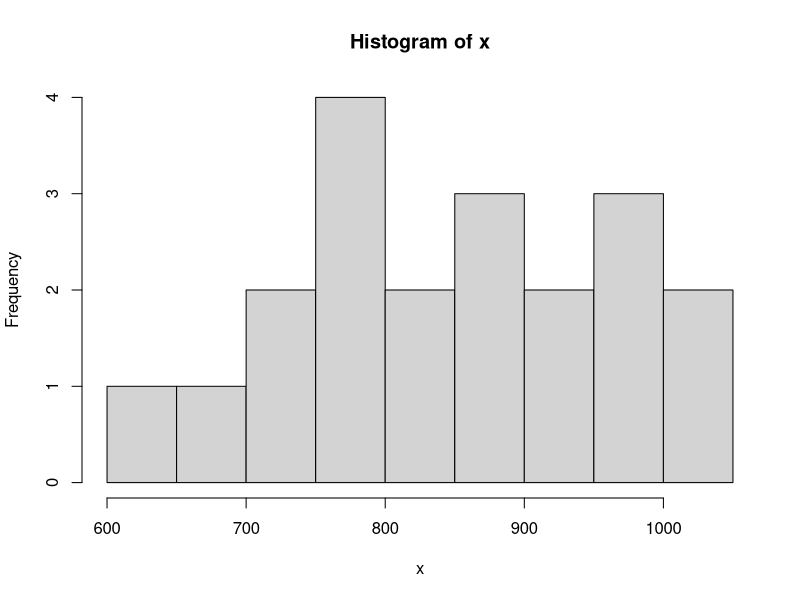
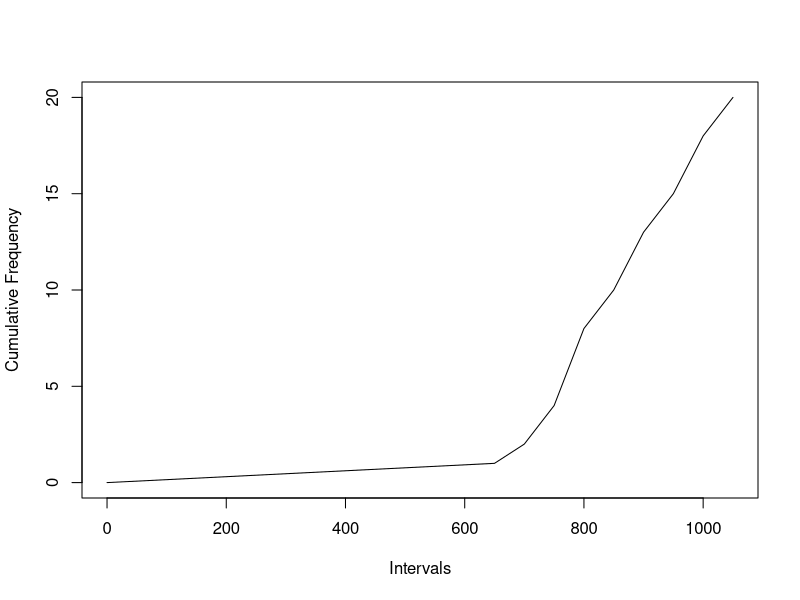

R code for these plots, in order:
## ---- chunk 1
x=c(755, 1035, 844, 880, 641, 742, 784, 897, 931, 1020, 753, 958, 879, 995, 736, 849, 962, 654, 930, 790)
breaks = seq(min(x), max(x), length.out = 6)
cut <- cut(x, breaks, right=FALSE)
## ---- chunk 2
options(scipen=999)
dist <- as.data.frame(table(cut))
dist$Cumulative_Frequency <- cumsum(dist$Freq)
dist$Relative_Frequency <- round(dist$Freq/sum(dist$Freq),2)
dist$pct <- paste0(round(100*dist$Freq/sum(dist$Freq),2), "%")
colnames(dist) <- c("Class Interval", "Frequency", "Cumulative Frequency", "Relative Frequency", "Percentage Frequency")
## ---- chunk 3
knitr::kable(dist[,c(1,2,3,5)], caption = 'Frequency Distribution')
## ---- chunk 4
h <- hist(x)
## ---- chunk 5
intervals <- seq(from = min(h$breaks), to = max(h$breaks), by = h$breaks[2] - h$breaks[1])
intervals <- c(0, intervals[-1])
# Cumulative sums
cf = c(0, cumsum(h$counts))
## ---- chunk 6
plot(intervals, cf, type = "l", pch = 20, 
     xlab = "Intervals", ylab = "Cumulative Frequency")
## ---- chunk 7
(v=c(10,20, 25)); (s=c(10,15,20)); (t=s/v)
